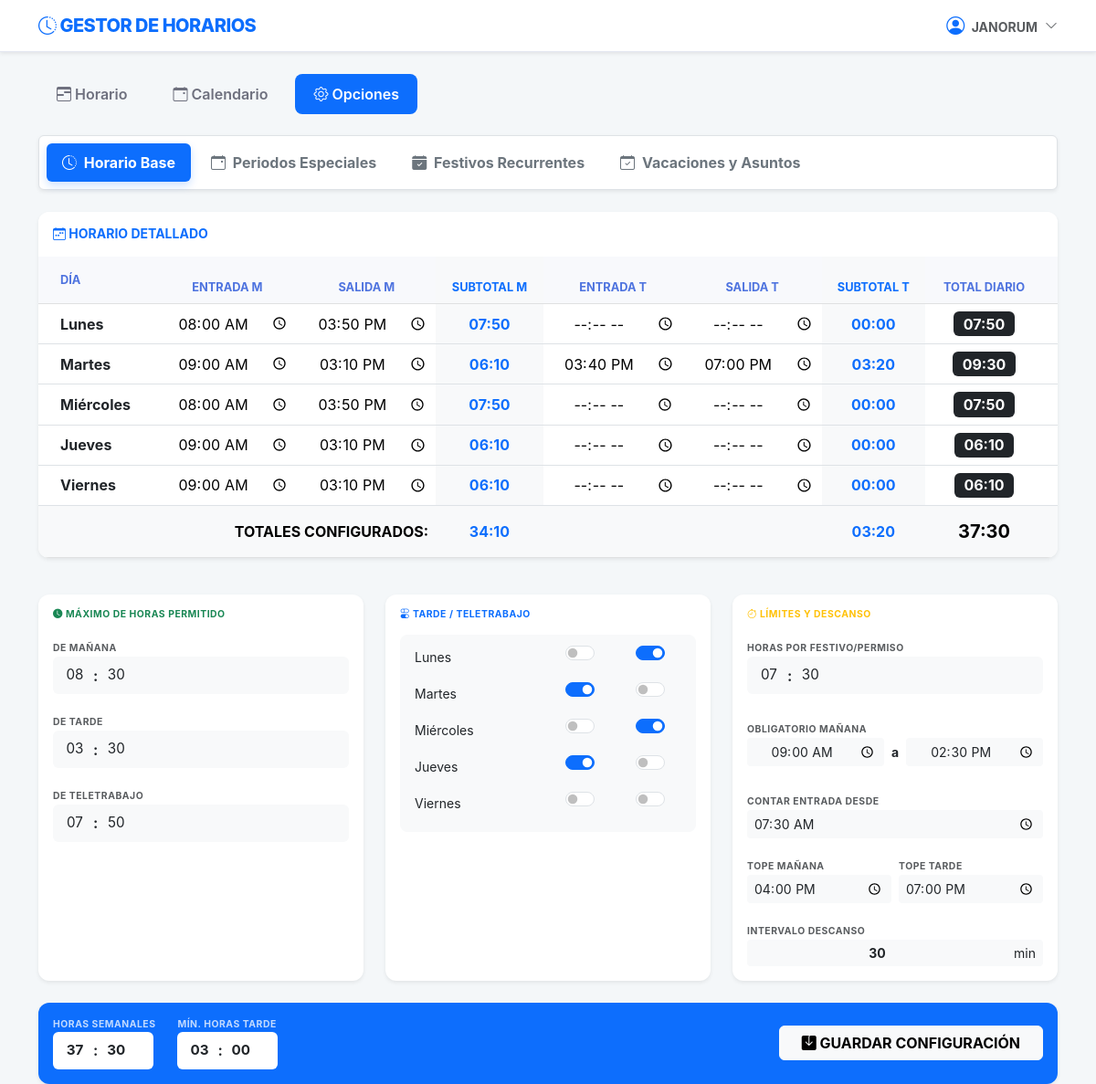
/opciones/ (signed in), run on an earlier commit of the app's database.
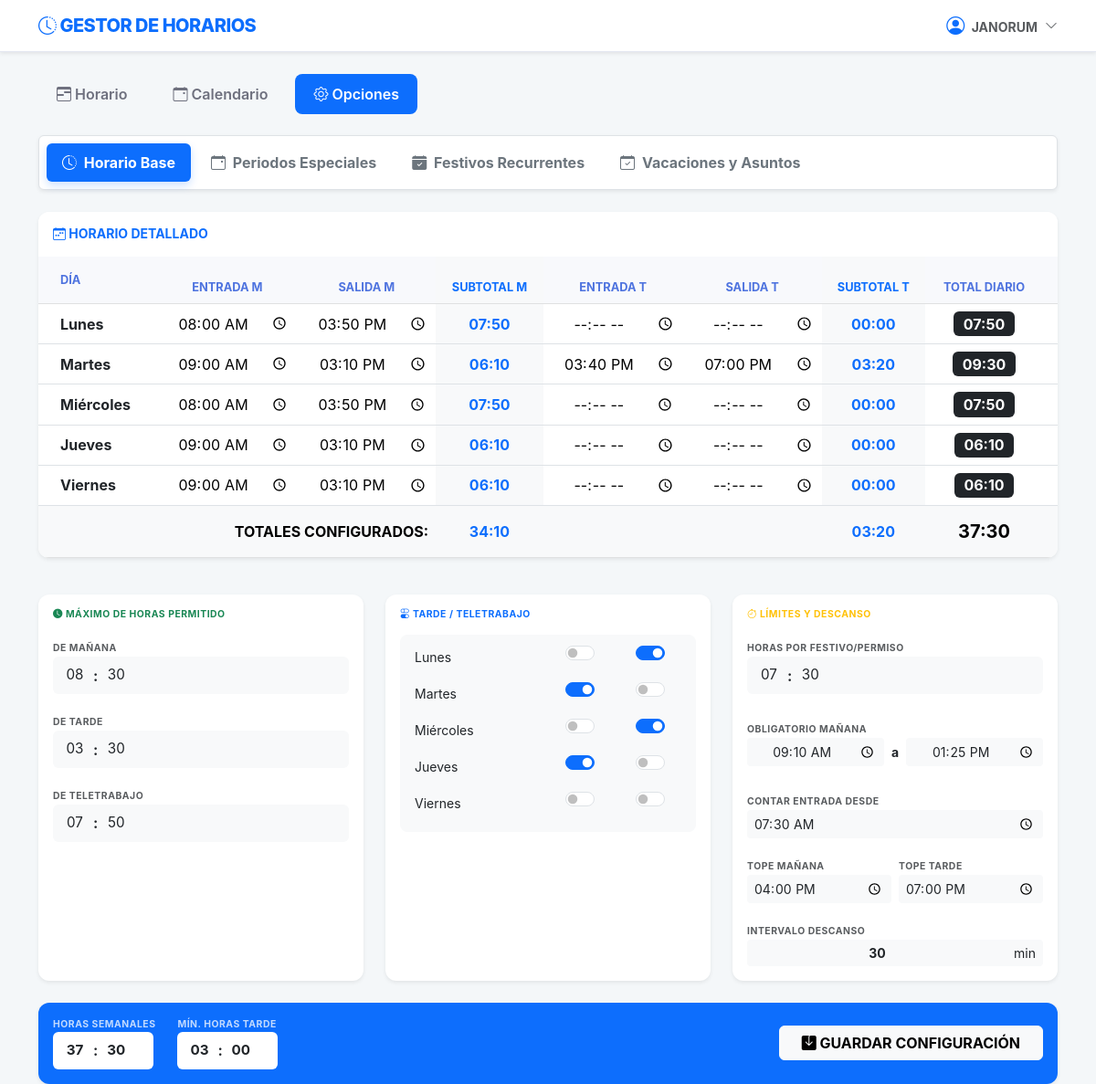
And on a later commit of the database.
### apps/opciones/models.py (models this page shows, shortened)
class ConfiguracionHorario(models.Model):
    TIPO_JORNADA = [('FIJO', 'Horario Fijo'), ('FLEXIBLE', 'Horario Flexible')]
    usuario = models.OneToOneField(User, on_delete=models.CASCADE, related_name='config_horario')
    tipo_jornada = models.CharField(max_length=10, choices=TIPO_JORNADA, default='FLEXIBLE')
    horas_semanales_estandar = models.FloatField(default=37.5)
    hora_inicio_conteo = models.TimeField(default="07:30")
    max_hora_manana = models.TimeField(default="15:00")
    max_hora_tarde = models.TimeField(default="20:00")
    oblig_manana_in = models.TimeField(default="09:00")
    oblig_manana_out = models.TimeField(default="14:30")
    minutos_descanso = models.IntegerField(default=30)
    min_horas_tarde = models.FloatField(default=1.0)
    max_horas_tarde = models.FloatField(default=3.0)
    dias_obligatorios_tarde = models.CharField(max_length=20, default="", blank=True)
    dias_teletrabajo = models.CharField(max_length=20, default="", blank=True)
    max_horas_manana_presencial = models.FloatField(default=6.0)
    max_horas_manana_teletrabajo = models.FloatField(default=7.0)
    horas_festivo = models.FloatField(default=7.5)
    def get_dias_list(self, attr):
        campo = getattr(self, attr)
        if not campo: return []
        return [int(d.strip()) for d in str(campo).split(',') if d.strip().isdigit()]

### apps/opciones/views.py (the view, shortened to what this page needs)
# urls.py: path('', OpcionesMainView.as_view(), name='main'),
class OpcionesMainView(LoginRequiredMixin, View):
    template_name = 'opciones/configuracion.html'
    def get(self, request):
        saldo = CalendarioService.actualizar_y_obtener_saldos(request.user)
        config, _ = ConfiguracionHorario.objects.get_or_create(usuario=request.user)
        for i in range(1, 6):
            HorarioDefecto.objects.get_or_create(usuario=request.user, dia_semana=i)
        horarios_base = HorarioDefecto.objects.filter(usuario=request.user, dia_semana__lte=5).order_by('dia_semana')
        especiales = HorarioEspecial.objects.filter(usuario=request.user)
        festivos_recurrentes = FestivoEspecial.objects.filter(usuario=request.user).order_by('mes', 'dia')
        for e in especiales:
            for i in range(1, 6):
                DiaHorarioEspecial.objects.get_or_create(periodo=e, dia_semana=i)
        context = {
            'config': config,
            'horarios_base': horarios_base,
            'especiales': especiales.prefetch_related('detalles_dias'),
            'festivos_recurrentes': festivos_recurrentes,
            'saldo': saldo,
            'user': request.user,
            'dias_obligatorios': config.get_dias_list('dias_obligatorios_tarde'),
            'dias_teletrabajo': config.get_dias_list('dias_teletrabajo'),
            'nombres_dias': [(i, n) for i, n in HorarioDefecto.DIAS if i <= 5],
            'meses_opciones': FestivoEspecial.MESES
        }
        return render(request, self.template_name, context)

### apps/opciones/models.py (called while the page is built)
    def get_dias_list_oblig(self):
        if not self.dias_obligatorios_tarde: return []
        return [int(d.strip()) for d in str(self.dias_obligatorios_tarde).split(',') if d.strip().isdigit()]

    def get_dias_list_tele(self):
        if not self.dias_teletrabajo: return []
        return [int(d.strip()) for d in str(self.dias_teletrabajo).split(',') if d.strip().isdigit()]

    @property
    def vacaciones_totales(self):
        return self.vacaciones_libres_totales + self.vacaciones_bloques_totales

    @property
    def vacaciones_disfrutadas(self):
        return self.vacaciones_libres_disfrutadas + self.vacaciones_bloques_disfrutadas

    @property
    def vacaciones_restantes(self):
        return max(0, self.vacaciones_totales - self.vacaciones_disfrutadas)

    @property
    def asuntos_restantes(self):
        return max(0, self.asuntos_propios_totales - self.asuntos_disfrutados)

### apps/opciones/templates/opciones/configuracion.html (shortened to what this page needs)
{% extends "base.html" %}
{% block content %}
<ul class="nav nav-pills mb-4 bg-white p-2 rounded shadow-sm border" id="pills-tab" role="tablist">
    <li class="nav-item">
        <button class="nav-link active fw-bold" data-bs-toggle="pill" data-bs-target="#tab-base">
            <i class="bi bi-clock-history me-1"></i> Horario Base
        </button>
    </li>
    <li class="nav-item">
        <button class="nav-link fw-bold" data-bs-toggle="pill" data-bs-target="#tab-especiales">
            <i class="bi bi-calendar-event me-1"></i> Periodos Especiales
        </button>
    </li>
    <li class="nav-item">
        <button class="nav-link fw-bold" data-bs-toggle="pill" data-bs-target="#tab-festivos-fijos">
            <i class="bi bi-calendar-check-fill me-1"></i> Festivos Recurrentes
        </button>
    </li>
    <li class="nav-item">
        <button class="nav-link fw-bold" data-bs-toggle="pill" data-bs-target="#tab-saldo">
            <i class="bi bi-calendar-check me-1"></i> Vacaciones y Asuntos
        </button>
    </li>
</ul>
<div class="tab-content" id="pills-tabContent">
    <div class="tab-pane fade show active" id="tab-base">
        {% include "opciones/form_config.html" with h_base=horarios_base c=config d_oblig=dias_obligatorios d_tele=dias_teletrabajo es_base=True %}
    </div>
</div>
{% endblock %}

### apps/opciones/templates/opciones/form_config.html (shortened to what the changed rows need)
<form method="POST" class="config-form">
    <div class="row g-4">
        <div class="col-12">
            <div class="card shadow-sm border-0 overflow-hidden">
                <div class="table-responsive">
                    <table class="table mb-0 align-middle text-center" id="tabla-horarios">
                        <thead class="table-light">
                            <tr>
                                <th class="text-start ps-4 py-3">Día</th>
                                <th>Entrada M</th><th>Salida M</th>
                                <th class="bg-light text-primary">Subtotal M</th>
                                <th>Entrada T</th><th>Salida T</th>
                                <th class="bg-light text-primary">Subtotal T</th>
                                <th class="pe-4">Total Diario</th>
                            </tr>
                        </thead>
                    </table>
                </div>
            </div>
        </div>
        <div class="col-lg-4">
            <div class="card border-0 shadow-sm h-100">
                <div class="card-body">
                    <div class="row g-2 mb-3">
                        <div class="col-12 mb-3">
                            <div class="d-flex align-items-center gap-2">
                                <input type="time" name="oblig_manana_in" class="form-control form-control-sm border-0 bg-light text-center" value="{{ c.oblig_manana_in|default:'09:00'|time:'H:i' }}">
                                <span class="small fw-bold">a</span>
                                <input type="time" name="oblig_manana_out" class="form-control form-control-sm border-0 bg-light text-center" value="{{ c.oblig_manana_out|default:'14:30'|time:'H:i' }}">
                            </div>
                        </div>
                        <div class="col-12 mb-2">
                            <label class="x-small text-muted text-uppercase fw-bold">Contar entrada desde</label>
                            <input type="time" name="hora_inicio_conteo" class="form-control form-control-sm border-0 bg-light" value="{{ c.hora_inicio_conteo|time:'H:i' }}">
                        </div>
                        <div class="col-6">
                            <label class="x-small text-muted text-uppercase fw-bold">Tope Mañana</label>
                            <input type="time" name="max_hora_manana" class="form-control form-control-sm border-0 bg-light" value="{{ c.max_hora_manana|time:'H:i' }}">
                        </div>
                        <div class="col-6">
                            <label class="x-small text-muted text-uppercase fw-bold">Tope Tarde</label>
                            <input type="time" name="max_hora_tarde" class="form-control form-control-sm border-0 bg-light" value="{{ c.max_hora_tarde|time:'H:i' }}">
                        </div>
                    </div>
                    <div>
                        <div class="input-group input-group-sm">
                            <input type="number" name="minutos_descanso" class="form-control border-0 bg-light text-center fw-bold" value="{{ c.minutos_descanso }}">
                            <span class="input-group-text border-0 bg-light">min</span>
                        </div>
                    </div>
                </div>
            </div>
        </div>
    </div>
</form>

What changed in the data, as far as the page shows it:
changed ConfiguracionHorario: oblig_manana_in "09:00" → "09:10"; oblig_manana_out "14:30" → "13:25"
